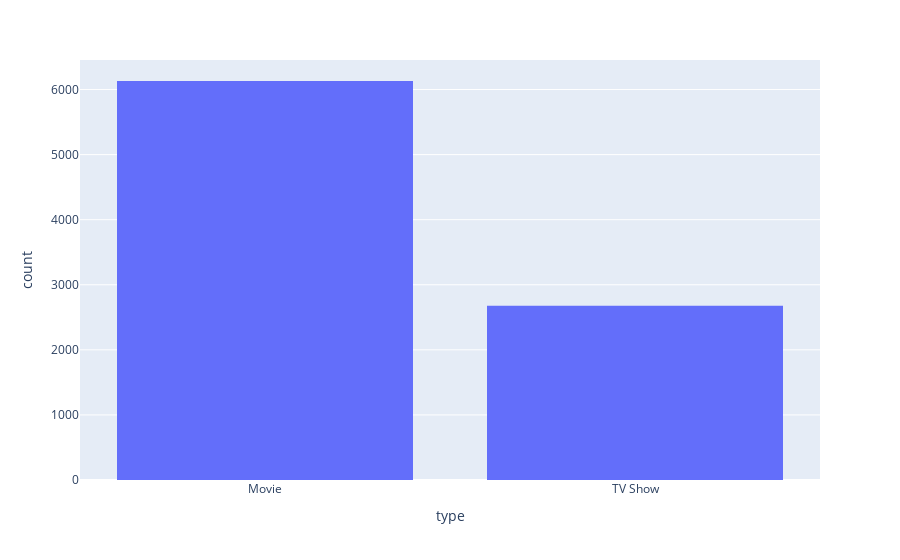

The notebook cell this image was saved under:
### Code cell
px.histogram(data_import_copy, x = "type", labels=total_movies_per_day)

### Figure 1 — Plotly figure (JSON) as saved in the notebook; plotly's stock layout.template omitted (floating-point values rounded to 4 significant figures; data arrays with more than 128 entries replaced by an {"elided": "..."} marker saying what was removed)
{"data": [{"alignmentgroup": "True", "bingroup": "x", "hovertemplate": "type=%{x}<br>count=%{y}<extra></extra>", "legendgroup": "", "marker": {"color": "#636efa", "pattern": {"shape": ""}}, "name": "", "offsetgroup": "", "orientation": "v", "showlegend": false, "type": "histogram", "x": {"elided": "8807 str values"}, "xaxis": "x", "yaxis": "y"}], "layout": {"barmode": "relative", "legend": {"tracegroupgap": 0}, "margin": {"t": 60}, "xaxis": {"anchor": "y", "domain": [0, 1], "title": {"text": "type"}}, "yaxis": {"anchor": "x", "domain": [0, 1], "title": {"text": "count"}}}}
